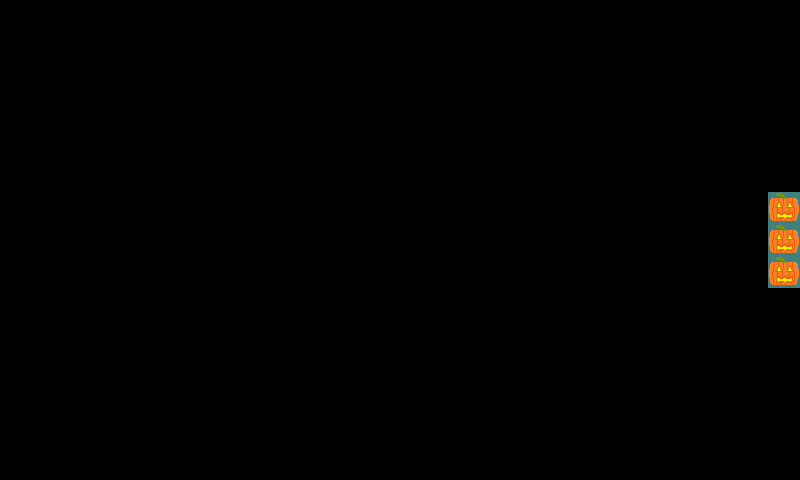

A level layout from a 2D game, rendered from its tile map. Below: a short description, then the map file with its tile-grid data intact:
An orthogonal 25x15 tile map with 32x32 px tiles, 1 tile layer (Tile Layer 1).

<map version="1.2" tiledversion="1.2.0" orientation="orthogonal" renderorder="right-down" width="25" height="15" tilewidth="32" tileheight="32" infinite="0" nextlayerid="2" nextobjectid="1">
 <tileset firstgid="1" source="SpookyTileset.tsx" />
 <layer id="1" name="Tile Layer 1" width="25" height="15">
  <data encoding="csv">
0,0,0,0,0,0,0,0,0,0,0,0,0,0,0,0,0,0,0,0,0,0,0,0,0,
0,0,0,0,0,0,0,0,0,0,0,0,0,0,0,0,0,0,0,0,0,0,0,0,0,
0,0,0,0,0,0,0,0,0,0,0,0,0,0,0,0,0,0,0,0,0,0,0,0,0,
0,0,0,0,0,0,0,0,0,0,0,0,0,0,0,0,0,0,0,0,0,0,0,0,0,
0,0,0,0,0,0,0,0,0,0,0,0,0,0,0,0,0,0,0,0,0,0,0,0,0,
0,0,0,0,0,0,0,0,0,0,0,0,0,0,0,0,0,0,0,0,0,0,0,0,0,
0,0,0,0,0,0,0,0,0,0,0,0,0,0,0,0,0,0,0,0,0,0,0,0,14,
0,0,0,0,0,0,0,0,0,0,0,0,0,0,0,0,0,0,0,0,0,0,0,0,14,
0,0,0,0,0,0,0,0,0,0,0,0,0,0,0,0,0,0,0,0,0,0,0,0,14,
0,0,0,0,0,0,0,0,0,0,0,0,0,0,0,0,0,0,0,0,0,0,0,0,0,
0,0,0,0,0,0,0,0,0,0,0,0,0,0,0,0,0,0,0,0,0,0,0,0,0,
0,0,0,0,0,0,0,0,0,0,0,0,0,0,0,0,0,0,0,0,0,0,0,0,0,
0,0,0,0,0,0,0,0,0,0,0,0,0,0,0,0,0,0,0,0,0,0,0,0,0,
0,0,0,0,0,0,0,0,0,0,0,0,0,0,0,0,0,0,0,0,0,0,0,0,0,
0,0,0,0,0,0,0,0,0,0,0,0,0,0,0,0,0,0,0,0,0,0,0,0,0
</data>
 </layer>
</map>
